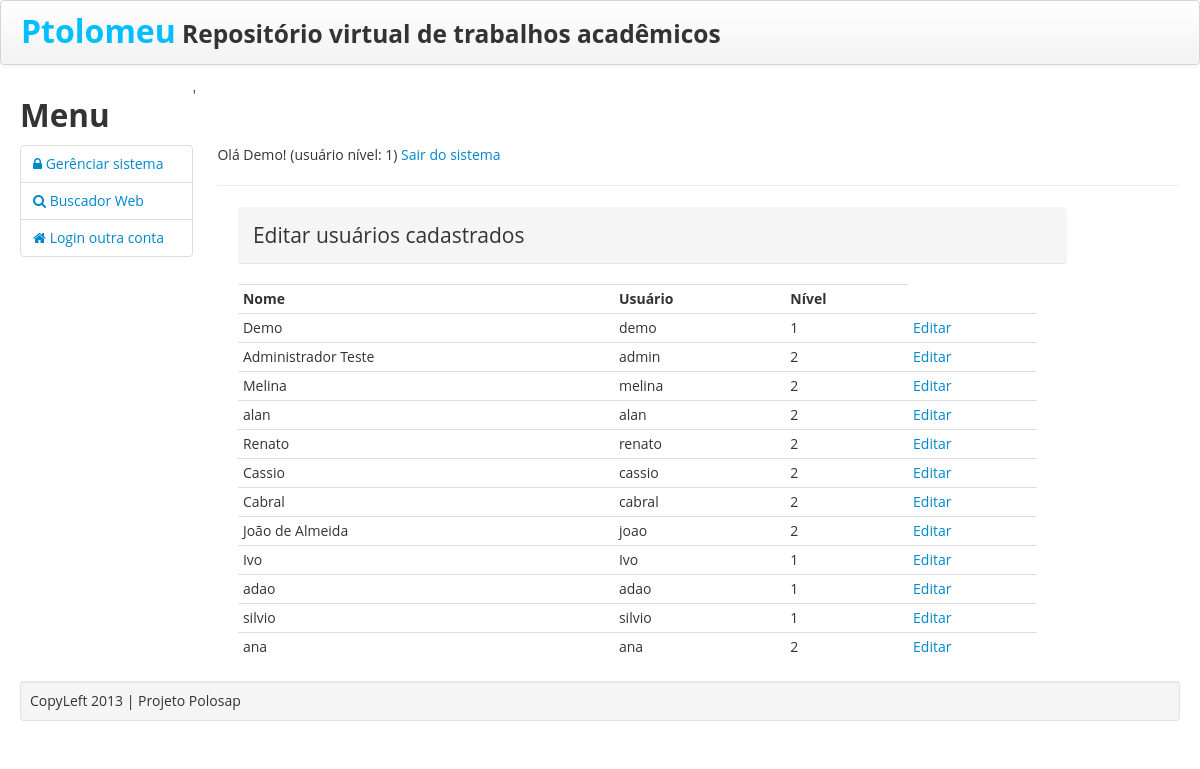
The app's page /usuarioEditarListar.php (signed in), older data.
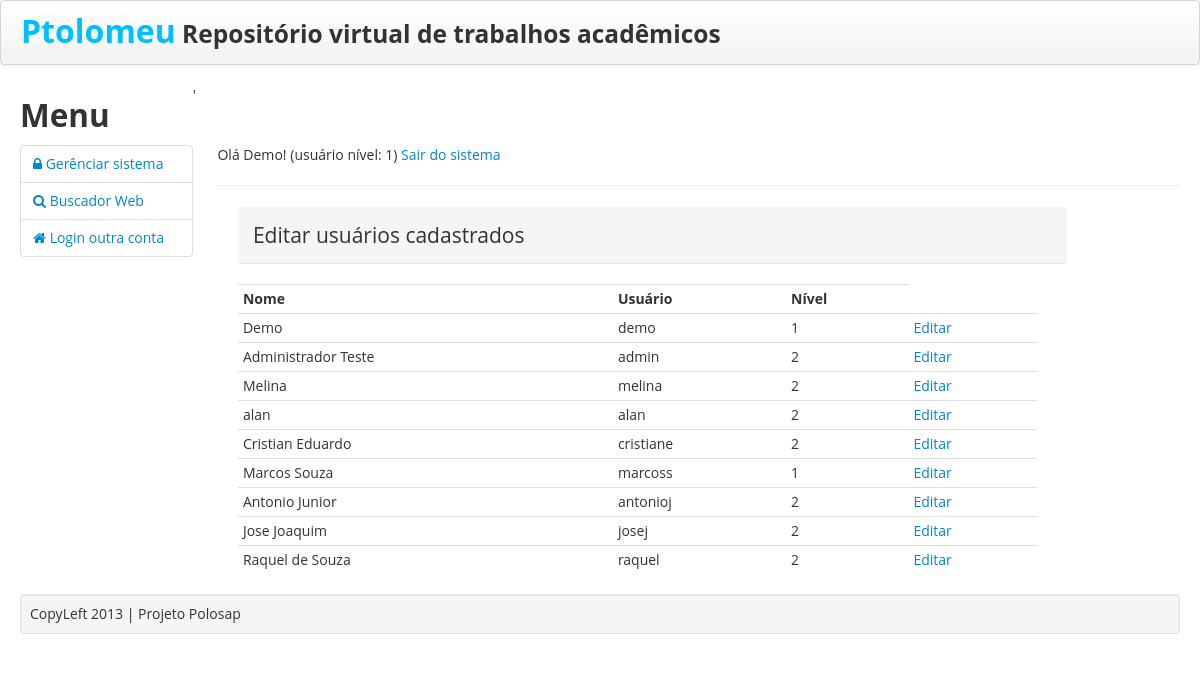
The same page, newer data.
### tables this page shows
CREATE TABLE IF NOT EXISTS `usuarios` (
  `id` int(10) unsigned NOT NULL AUTO_INCREMENT,
  `nome` varchar(50) NOT NULL,
  `usuario` varchar(25) NOT NULL,
  `senha` varchar(40) NOT NULL,
  `email` varchar(100) NOT NULL,
  `nivel` int(1) unsigned NOT NULL DEFAULT '1' COMMENT 'Normal (1) e Administrador (2)',
  `ativo` int(1) NOT NULL DEFAULT '1',
  `data` date NOT NULL,
  `hora` time NOT NULL,
  PRIMARY KEY (`id`),
  UNIQUE KEY `usuario` (`usuario`),
  KEY `niveis` (`nivel`)
);

### usuarioEditarListar.php (the view, shortened to what this page needs)
<?php
include 'html.class.php';
?>
<!DOCTYPE html>
<html>
    <head>
    </head>
    <body>
        <div class="container-fluid">
            <div class="row-fluid">
                <br>
                <br>
                <br>
                <div class="span10">
                    <div class="span10">
                        <legend class="breadcrumb">Editar usuários cadastrados</legend>
                        <?php
                        $sql = "SELECT * FROM usuarios";
                        $result = mysql_query($sql);
                        ?>
                        <table class='table table-condensed'>
                            <tr>
                                <td align="center"><strong>Nome</strong></td>
                                <td align="center"><strong>Usuário</strong></td>
                                <td align="center"><strong>Nível</strong></td>
                            </tr>
                            <?php
                            while ($rows = mysql_fetch_array($result)) {
                                ?>
                                <tr>
                                    <td><?php echo $rows['nome']; ?></td>
                                    <td><?php echo $rows['usuario']; ?></td>
                                    <td><?php echo $rows['nivel']; ?></td>
                                    <td align="center"><a href="usuarioEditarUpdate.php?id=<?php echo $rows['id']; ?>">Editar</a></td>
                                </tr>
                                <?php
                            }
                            ?>
                        </table>
                    </div>
                    <br>
                </div>
            </div>
        </div>
</body>
</html>

Row changes from the older to the newer data that the page shows:
removed usuarios: nome "Renato", usuario "renato", nivel "2"
removed usuarios: nome "Cassio", usuario "cassio", nivel "2"
removed usuarios: nome "Cabral", usuario "cabral", nivel "2"
removed usuarios: nome "João de Almeida", usuario "joao", nivel "2"
removed usuarios: nome "Ivo", usuario "Ivo", nivel "1"
removed usuarios: nome "adao", usuario "adao", nivel "1"
removed usuarios: nome "silvio", usuario "silvio", nivel "1"
removed usuarios: nome "ana", usuario "ana", nivel "2"
added usuarios: nome "Cristian Eduardo", usuario "cristiane", nivel "2"
added usuarios: nome "Marcos Souza", usuario "marcoss", nivel "1"
added usuarios: nome "Antonio Junior", usuario "antonioj", nivel "2"
added usuarios: nome "Jose Joaquim", usuario "josej", nivel "2"
added usuarios: nome "Raquel de Souza", usuario "raquel", nivel "2"
